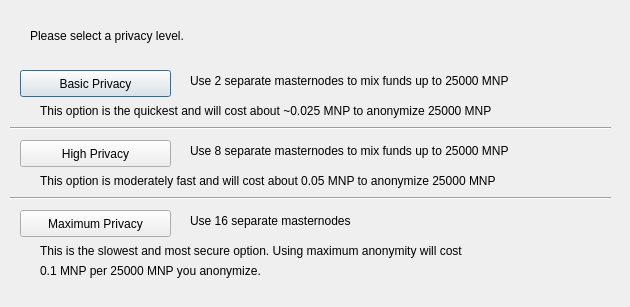
<?xml version="1.0" encoding="UTF-8"?>
<ui version="4.0">
 <class>ObfuscationConfig</class>
 <widget class="QDialog" name="ObfuscationConfig">
  <property name="geometry">
   <rect>
    <x>0</x>
    <y>0</y>
    <width>630</width>
    <height>307</height>
   </rect>
  </property>
  <property name="windowTitle">
   <string>Configure Obfuscation</string>
  </property>
  <widget class="QPushButton" name="buttonBasic">
   <property name="geometry">
    <rect>
     <x>20</x>
     <y>70</y>
     <width>151</width>
     <height>27</height>
    </rect>
   </property>
   <property name="text">
    <string>Basic Privacy</string>
   </property>
  </widget>
  <widget class="QPushButton" name="buttonHigh">
   <property name="geometry">
    <rect>
     <x>20</x>
     <y>140</y>
     <width>151</width>
     <height>27</height>
    </rect>
   </property>
   <property name="text">
    <string>High Privacy</string>
   </property>
  </widget>
  <widget class="QPushButton" name="buttonMax">
   <property name="geometry">
    <rect>
     <x>20</x>
     <y>210</y>
     <width>151</width>
     <height>27</height>
    </rect>
   </property>
   <property name="text">
    <string>Maximum Privacy</string>
   </property>
  </widget>
  <widget class="QLabel" name="label">
   <property name="geometry">
    <rect>
     <x>30</x>
     <y>20</y>
     <width>571</width>
     <height>31</height>
    </rect>
   </property>
   <property name="text">
    <string>Please select a privacy level.</string>
   </property>
  </widget>
  <widget class="QLabel" name="label_2">
   <property name="geometry">
    <rect>
     <x>190</x>
     <y>70</y>
     <width>421</width>
     <height>21</height>
    </rect>
   </property>
   <property name="text">
    <string>Use 2 separate masternodes to mix funds up to 25000 MNP</string>
   </property>
  </widget>
  <widget class="QLabel" name="label_3">
   <property name="geometry">
    <rect>
     <x>190</x>
     <y>140</y>
     <width>411</width>
     <height>21</height>
    </rect>
   </property>
   <property name="text">
    <string>Use 8 separate masternodes to mix funds up to 25000 MNP</string>
   </property>
  </widget>
  <widget class="QLabel" name="label_4">
   <property name="geometry">
    <rect>
     <x>190</x>
     <y>210</y>
     <width>421</width>
     <height>21</height>
    </rect>
   </property>
   <property name="text">
    <string>Use 16 separate masternodes</string>
   </property>
  </widget>
  <widget class="QLabel" name="label_6">
   <property name="geometry">
    <rect>
     <x>40</x>
     <y>100</y>
     <width>561</width>
     <height>21</height>
    </rect>
   </property>
   <property name="text">
    <string>This option is the quickest and will cost about ~0.025 MNP to anonymize 25000 MNP</string>
   </property>
  </widget>
  <widget class="QLabel" name="label_7">
   <property name="geometry">
    <rect>
     <x>40</x>
     <y>170</y>
     <width>561</width>
     <height>21</height>
    </rect>
   </property>
   <property name="text">
    <string>This option is moderately fast and will cost about 0.05 MNP to anonymize 25000 MNP</string>
   </property>
  </widget>
  <widget class="QLabel" name="label_8">
   <property name="geometry">
    <rect>
     <x>40</x>
     <y>240</y>
     <width>561</width>
     <height>21</height>
    </rect>
   </property>
   <property name="text">
    <string>This is the slowest and most secure option. Using maximum anonymity will cost</string>
   </property>
  </widget>
  <widget class="QLabel" name="label_9">
   <property name="geometry">
    <rect>
     <x>40</x>
     <y>260</y>
     <width>561</width>
     <height>21</height>
    </rect>
   </property>
   <property name="text">
    <string>0.1 MNP per 25000 MNP you anonymize.</string>
   </property>
  </widget>
  <widget class="Line" name="line">
   <property name="geometry">
    <rect>
     <x>10</x>
     <y>120</y>
     <width>601</width>
     <height>16</height>
    </rect>
   </property>
   <property name="orientation">
    <enum>Qt::Horizontal</enum>
   </property>
  </widget>
  <widget class="Line" name="line_2">
   <property name="geometry">
    <rect>
     <x>10</x>
     <y>190</y>
     <width>601</width>
     <height>16</height>
    </rect>
   </property>
   <property name="orientation">
    <enum>Qt::Horizontal</enum>
   </property>
  </widget>
 </widget>
 <resources/>
 <connections/>
</ui>
